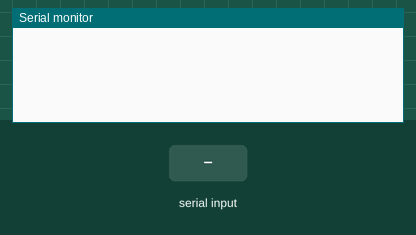
Recording of a sketch running on a simulated ESP8266 (NodeMCU). Parts: the last lines printed to the serial monitor. The inputs (shaded band) are chosen by the test bench.

Above: at 1.2 s.
1.3 s: "1\n" received over Serial
At 2.4 s:
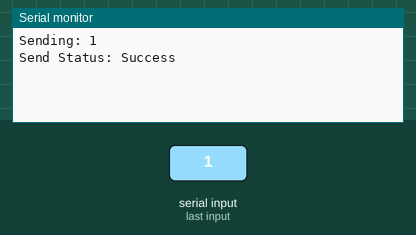
2.8 s: "0\n" received over Serial
At 3.5 s:
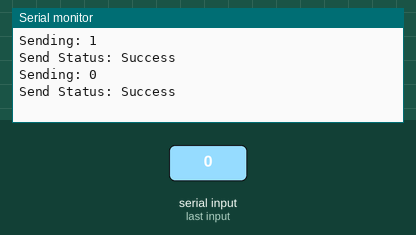
4.3 s: "2\n" received over Serial
At 4.7 s:
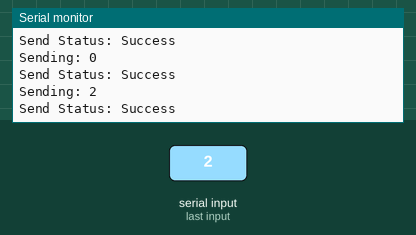

Measured:
- after the input at 1.3 s, the serial monitor: prints a new line at once (image 1)
- after the input at 2.8 s, the serial monitor: prints a new line at once (image 2)
- after the input at 4.3 s, the serial monitor: prints a new line at once (image 3)

The sketch:

Nodemcu_Sender_code_.ino
```cpp
#include <ESP8266WiFi.h>
#include <espnow.h>

uint8_t peerMAC[] = {0xE0, 0x98, 0x06, 0x92, 0xE8, 0xF5};
String serialData = "";

void onSent(uint8_t *mac, uint8_t status) {
  Serial.print("Send Status: ");
  Serial.println(status == 0 ? "Success" : "Fail");
}

void setup() {
  Serial.begin(9600);

  WiFi.mode(WIFI_STA);
  WiFi.disconnect();

  if (esp_now_init() != 0) {
    Serial.println("ESP-NOW Init Failed!");
    ESP.restart();
  }

  esp_now_set_self_role(ESP_NOW_ROLE_CONTROLLER);
  esp_now_register_send_cb(onSent);

  if (esp_now_add_peer(peerMAC, ESP_NOW_ROLE_SLAVE, 1, NULL, 0) != 0) {
    Serial.println("Failed to Add Peer");
  }
}

void loop() {
  if (Serial.available()) {
    serialData = Serial.readStringUntil('\n'); // read full line

    if (serialData.length() > 0) {
      esp_now_send(peerMAC, (uint8_t *)serialData.c_str(), serialData.length());
      Serial.print("Sending: ");
      Serial.println(serialData);
      delay(300); // slow down sending for clarity
    }
  }
}
```
